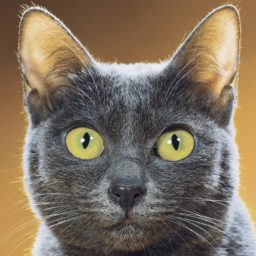
#> input picture cat.jpg, 256 x 256 px
$ python fractal_coding.py
#> lines starting #> are read from the running program, lines starting #| are printed output that depends on the picture
import numpy as np
import cv2

#Returns the transformation of a point according to the wi transformation
def wi(input,matrix,sum):
    return np.dot(input,matrix) + sum

def getR(im):
    #Get the Range partitions of the image where R is a list of 8x8 non overlapping partitions of an image
    #We assume the image is 256x256 for simplicity
    R = []
    for i in range(0,256,8):
        for j in range(0,256,8):
            R.append(im[i:i+8,j:j+8])

    return R

def getD(im):
    #Get the domain partitions of the image where D is a list of 16x16 (overlapping) partitions of an image
    #We assume the image is 256x256 for simplicity
    D = []
    for i in range(0,256):
        for j in range(0,256):
            D.append(im[i:i+16,j:j+16])

def distance(ri,di):
    #Get the distance between two partitions
    #Were ri is an 8x8 partition of the image and di is a 16x16 partition of the image
    return np.sqrt(np.sum((ri-di)**2))


def FractalCompress(impath):
    #Convert the image to numpy array, as grayscale
#> called with impath = 'cat.jpg'
    im = cv2.imread(impath,0)
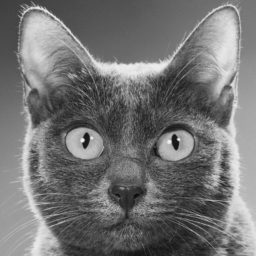
#> im: shape (256, 256); min 6, max 249, mean 115.6
#> (the run stopped early here; a loop or call above may not have finished)
